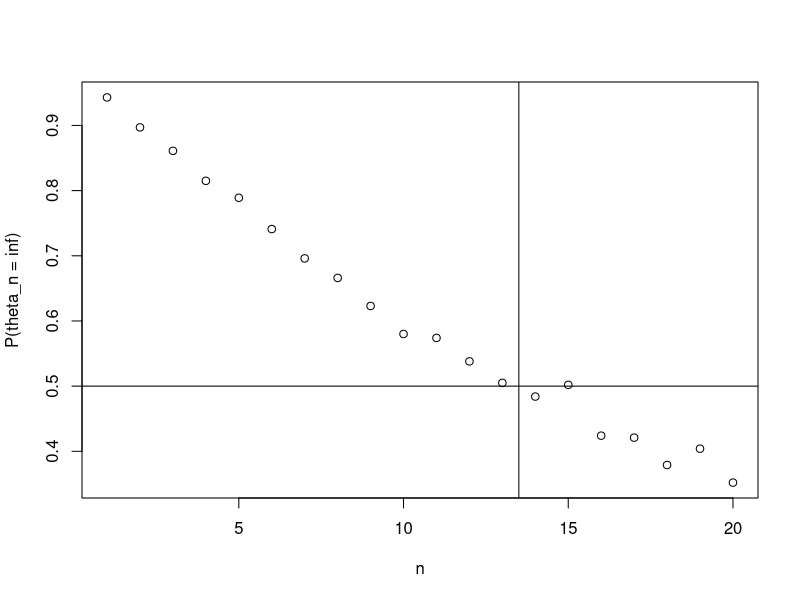

The R script that drew this image:
theta <- 1000
n0 <- 50
p <- integer(20)
for(n in 1:20){
  for(i in 1:1000){
    t <- sum(rbinom(n,1,n0/theta))
    if(t == 0){
      p[n] <- p[n] + 1/1000
    }
  }
}
plot(p, xlab="n", ylab="P(theta_n = inf)")
abline(h=0.5)
abline(v=13.5)